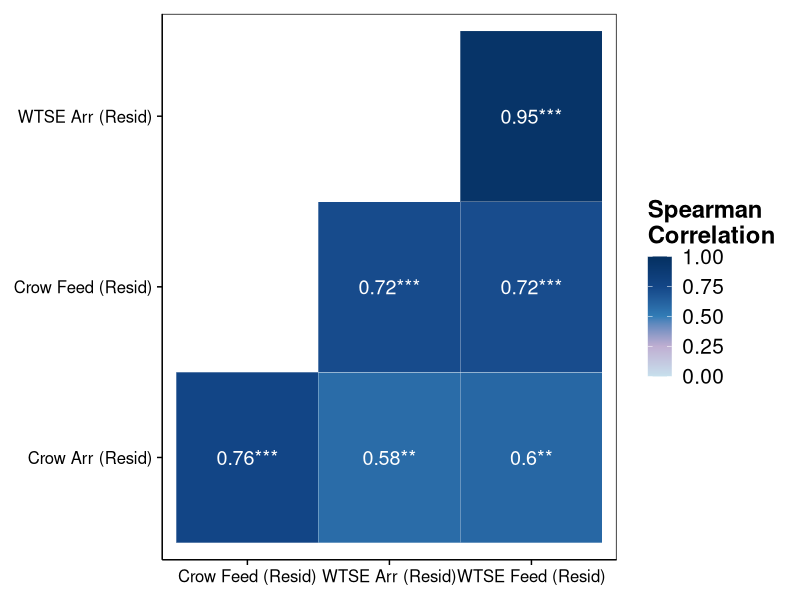
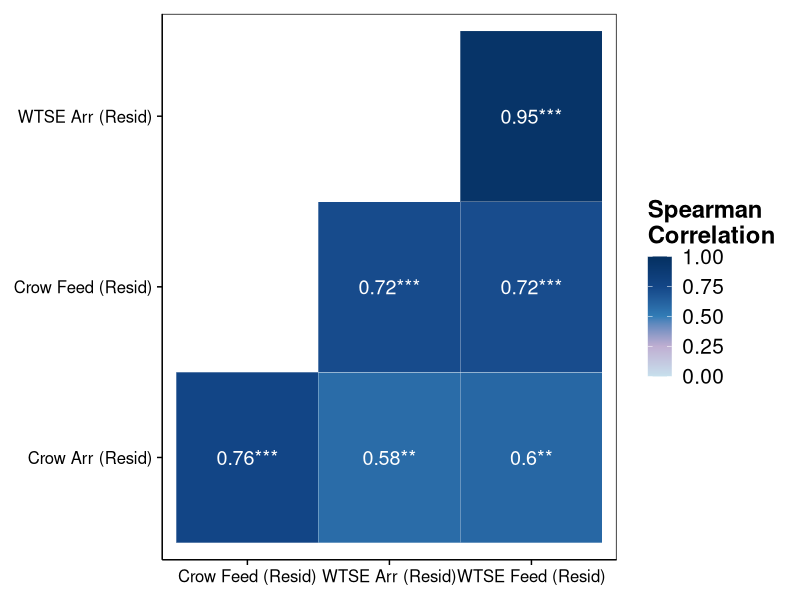

Recreate these plots in R, in order.
library(lme4)
library(ggplot2)
library(dplyr)
library(MASS)
library(Hmisc)
library(reshape2)

# 0. Directory setup: ensure the output folder exists
results_dir <- "../results"
if (!dir.exists(results_dir)) {
  dir.create(results_dir, recursive = TRUE)
}

# 1. Set plotting theme
sci_theme <- function(base_size = 15, base_family = "sans") {
  theme_classic(base_size = base_size, base_family = base_family) +
    theme(
      panel.border = element_rect(colour = "black", fill = NA, linewidth = 0.5),
      axis.line = element_line(linewidth = 0.5, color = "black"),
      axis.title = element_text(face = "bold", color = "black", size = rel(1.2)),
      axis.text = element_text(color = "black", size = rel(1.1)),
      legend.title = element_text(face = "bold", size = rel(1.15)),
      legend.text = element_text(size = rel(1.0)),
      legend.position = "right",
      axis.ticks = element_line(color = "black", linewidth = 0.5),
      plot.margin = margin(10, 10, 10, 10, "pt"),
      plot.title = element_blank()
    )
}
theme_set(sci_theme())

# 2. Data loading and preprocessing (adapted for Table_S1.csv)
# Load dataset using relative path
data <- read.csv("../Dataset/Table_S1.csv", stringsAsFactors = FALSE)

# Extract numeric values from strings to use as continuous variables in linear models
# Map Food101, 102, 104, 106 to distances 40, 80, 120, 160
data <- data %>%
  mutate(
    Location_Num = gsub("Food", "", Site),
    Distance = case_when(
      Location_Num == "101" ~ 40,
      Location_Num == "102" ~ 80,
      Location_Num == "104" ~ 120,
      Location_Num == "106" ~ 160,
      TRUE ~ NA_real_
    ),
    # Remove 'Feed' prefix and convert to numeric
    Food_Amount_Num = as.numeric(gsub("Feed", "", Food_Amount))
  )

# 3. Log transformation of behavioral times
data$log_CAT <- log(data$CAT)
data$log_CFT <- log(data$CFT)
data$log_EAT <- log(data$EAT)
data$log_EFT <- log(data$EFT)

# 4. Extract residuals via linear models (controlling for environmental factors)
# Formula: log_time ~ Distance + Food_Amount_Num
fit_CAT <- lm(log_CAT ~ Distance + Food_Amount_Num, data = data)
fit_CFT <- lm(log_CFT ~ Distance + Food_Amount_Num, data = data)
fit_EAT <- lm(log_EAT ~ Distance + Food_Amount_Num, data = data)
fit_EFT <- lm(log_EFT ~ Distance + Food_Amount_Num, data = data)

resid_CAT <- residuals(fit_CAT)
resid_CFT <- residuals(fit_CFT)
resid_EAT <- residuals(fit_EAT)
resid_EFT <- residuals(fit_EFT)

# 5. Normality test of residuals & Correlation method selection
sw_test <- list(
  sw_CAT = shapiro.test(resid_CAT),
  sw_CFT = shapiro.test(resid_CFT),
  sw_EAT = shapiro.test(resid_EAT),
  sw_EFT = shapiro.test(resid_EFT)
)

# Print P-values
p_values <- sapply(sw_test, function(x) x$p.value)
is_normal <- all(p_values > 0.05)

cat("\n>>> Shapiro-Wilk Test P-values (P > 0.05 indicates normality) <<<\n")
print(p_values)

# Automatically determine the correlation method
corr_method <- if(is_normal) "pearson" else "spearman"

cat(paste0("\n>>> Statistical Recommendation: <<<\nSince ", 
           if(is_normal) "all residuals are normally distributed" else "non-normal residuals exist", 
           ", ", toupper(corr_method), " correlation analysis is recommended.\n"))

# 6. Calculate correlation
residual_data <- data.frame(
  CAT = resid_CAT,
  CFT = resid_CFT,
  EAT = resid_EAT,
  EFT = resid_EFT
)

res_corr <- rcorr(as.matrix(residual_data), type = corr_method)

cat(paste0("\n>>> Correlation Matrix (Method: ", corr_method, ") <<<\n"))
print(res_corr$r)
cat("\n>>> P-value Matrix <<<\n")
print(res_corr$P)

# 7. Visualization and result export
corr_matrix <- res_corr$r
p_matrix <- res_corr$P
corr_melt <- melt(corr_matrix)
p_melt <- melt(p_matrix)

plot_data <- corr_melt
plot_data$p_value <- p_melt$value

# Add significance asterisks
plot_data$significance <- ifelse(plot_data$p_value < 0.001, "***",
                                 ifelse(plot_data$p_value < 0.01, "**",
                                        ifelse(plot_data$p_value <= 0.05, "*", " ")))

# Keep only the lower triangle
plot_data <- plot_data %>% filter(as.numeric(Var1) > as.numeric(Var2))

# Format variable labels
eng_labels <- c(
  "CAT" = "Crow Arr (Resid)",
  "CFT" = "Crow Feed (Resid)",
  "EAT" = "WTSE Arr (Resid)",
  "EFT" = "WTSE Feed (Resid)"
)
plot_data <- plot_data %>%
  mutate(Var1 = recode(Var1, !!!eng_labels), 
         Var2 = recode(Var2, !!!eng_labels))

my_colors <- c("#c7e0ed", "#bfafd2", "#327db7", "#134687", "#053061")

p1 <- ggplot(plot_data, aes(x = Var1, y = Var2, fill = value)) +
  geom_tile(color = "white") +
  scale_fill_gradientn(colors = my_colors, limit = c(0, 1), 
                       name = paste0(toupper(substr(corr_method,1,1)), substr(corr_method,2,nchar(corr_method)), "\nCorrelation")) +
  geom_text(aes(label = paste0(round(value, 2), significance)), color = "white", size = 5, family = "sans") +
  scale_x_discrete(position = "bottom") +
  labs(x = NULL, y = NULL, title = "Correlation of Residuals (Controlled for Dist & Food)") +
  theme(axis.text.x = element_text(size = 12, hjust = 0.5), 
        axis.text.y = element_text(size = 12), 
        panel.grid = element_blank())

print(p1)

# Output to results folder
output_path <- file.path(results_dir, "Figure_4_temporal_correlation.png")
ggsave(filename = output_path, 
       plot = p1, 
       width = 8, 
       height = 6, 
       bg = "white",
       dpi = 300)

cat(paste0("\n[SUCCESS] Correlation heatmap successfully generated and saved to: ", output_path, "\n"))
